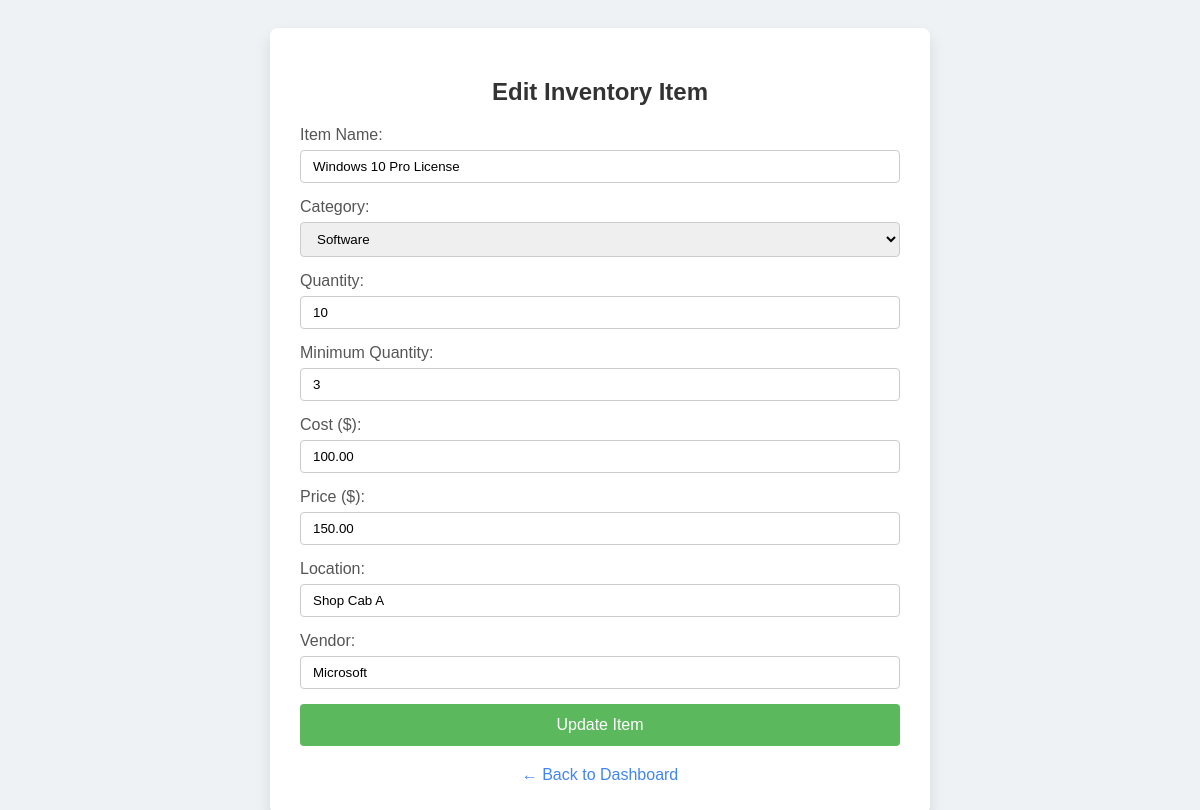
Page /edit_item.php?id=2 (signed in) on the committed database.
### tables this page shows
CREATE TABLE IF NOT EXISTS items (
    item_id INT AUTO_INCREMENT PRIMARY KEY,
    name VARCHAR(100) NOT NULL,
    category_id INT NOT NULL,
    quantity INT NOT NULL DEFAULT 0,
    minQuantity INT NOT NULL DEFAULT 0,
    cost DECIMAL(10,2) NOT NULL DEFAULT 0.00,
    price DECIMAL(10,2) NOT NULL DEFAULT 0.00,
    location VARCHAR(100),
    vendor VARCHAR(100),
    FOREIGN KEY (category_id) REFERENCES categories(category_id)
        ON DELETE CASCADE
        ON UPDATE CASCADE
);

CREATE TABLE IF NOT EXISTS categories (
    category_id INT AUTO_INCREMENT PRIMARY KEY,
    category_name VARCHAR(100) NOT NULL UNIQUE
);

### public/edit_item.php (the view, shortened to what this page needs)
<?php
include_once '../includes/db_connect.php';
$item_id = isset($_GET['id']) ? intval($_GET['id']) : 0;
$name = $category_id = $quantity = $minQuantity = $cost = $price = $location = $vendor = "";
$errors = [];
$categories = [];
$sql = "SELECT category_id, category_name FROM categories ORDER BY category_name ASC";
$result = $conn->query($sql);
if ($result) {
    while ($row = $result->fetch_assoc()) {
        $categories[] = $row;
    }
} else {
    $errors[] = "Error fetching categories: " . $conn->error;
}
if ($item_id > 0) {
    $stmt = $conn->prepare("SELECT name, category_id, quantity, minQuantity, cost, price, location, vendor FROM items WHERE item_id = ?");
    if ($stmt) {
        $stmt->bind_param("i", $item_id);
        $stmt->execute();
        $stmt->bind_result($name, $category_id, $quantity, $minQuantity, $cost, $price, $location, $vendor);
    } else {
        $errors[] = "Database error: " . $conn->error;
    }
} else {
    $errors[] = "Invalid item ID.";
}
?>
<!DOCTYPE html>
<html>
<head>
    <link rel="stylesheet" href="../css/item.css" />
</head>
<body>
    <div class="container">
        <h2>Edit Inventory Item</h2>
        <?php if ($item_id > 0 && empty($errors) || $_SERVER['REQUEST_METHOD'] === 'POST'): ?>
            <form method="POST" action="edit_item.php?id=<?php echo htmlspecialchars($item_id); ?>">
                <div class="form-group">
                    <label for="name">Item Name:</label>
                    <input type="text" name="name" id="name" value="<?php echo htmlspecialchars($name); ?>" required>
                </div>
                <div class="form-group">
                    <label for="category_id">Category:</label>
                    <select name="category_id" id="category_id" required>
                        <?php foreach ($categories as $category): ?>
                            <option value="<?php echo htmlspecialchars($category['category_id']); ?>" <?php echo ($category_id == $category['category_id']) ? 'selected' : ''; ?>>
                                <?php echo htmlspecialchars($category['category_name']); ?>
                            </option>
                        <?php endforeach; ?>
                    </select>
                </div>
                <div class="form-group">
                    <label for="quantity">Quantity:</label>
                    <input type="number" name="quantity" id="quantity" value="<?php echo htmlspecialchars($quantity); ?>" min="0" required>
                </div>
                <div class="form-group">
                    <label for="minQuantity">Minimum Quantity:</label>
                    <input type="number" name="minQuantity" id="minQuantity" value="<?php echo htmlspecialchars($minQuantity); ?>" min="0" required>
                </div>
                <div class="form-group">
                    <label for="cost">Cost ($):</label>
                    <input type="number" step="0.01" name="cost" id="cost" value="<?php echo htmlspecialchars($cost); ?>" min="0" required>
                </div>
                <div class="form-group">
                    <label for="price">Price ($):</label>
                    <input type="number" step="0.01" name="price" id="price" value="<?php echo htmlspecialchars($price); ?>" min="0" required>
                </div>
                <div class="form-group">
                    <label for="location">Location:</label>
                    <input type="text" name="location" id="location" value="<?php echo htmlspecialchars($location); ?>" required>
                </div>
                <div class="form-group">
                    <label for="vendor">Vendor:</label>
                    <input type="text" name="vendor" id="vendor" value="<?php echo htmlspecialchars($vendor); ?>" required>
                </div>
                <button type="submit" class="submit-btn">Update Item</button>
            </form>
        <?php endif; ?>
        <a href="dashboard.php" class="back-link">← Back to Dashboard</a>
    </div>
</body>
</html>

### css/item.css (style rules this page uses)
body { font-family: Arial, sans-serif; background-color: #eef2f5; padding: 20px; }
.container { background-color: white; padding: 30px; border-radius: 8px; max-width: 600px; margin: auto; box-shadow: 0 8px 16px rgba(0,0,0,0.1); }
h2 { text-align: center; margin-bottom: 20px; color: #333; }
.form-group { margin-bottom: 15px; }
label { display: block; margin-bottom: 6px; color: #555; }
input[type="text"], input[type="number"], select { width: 100%; padding: 8px 12px; border: 1px solid #ccc; border-radius: 4px; box-sizing: border-box; }
.submit-btn { width: 100%; padding: 12px; background-color: #5cb85c; color: white; border: none; border-radius: 4px; cursor: pointer; font-size: 16px; transition: background-color 0.3s ease; }
.back-link { display: block; margin-top: 20px; text-align: center; text-decoration: none; color: #4285F4; }

### rows in the picture
items: name "Windows 10 Pro License", category_id "Software", quantity "10", minQuantity "3", cost "100.00", price "150.00", location "Shop Cab A", vendor "Microsoft"
